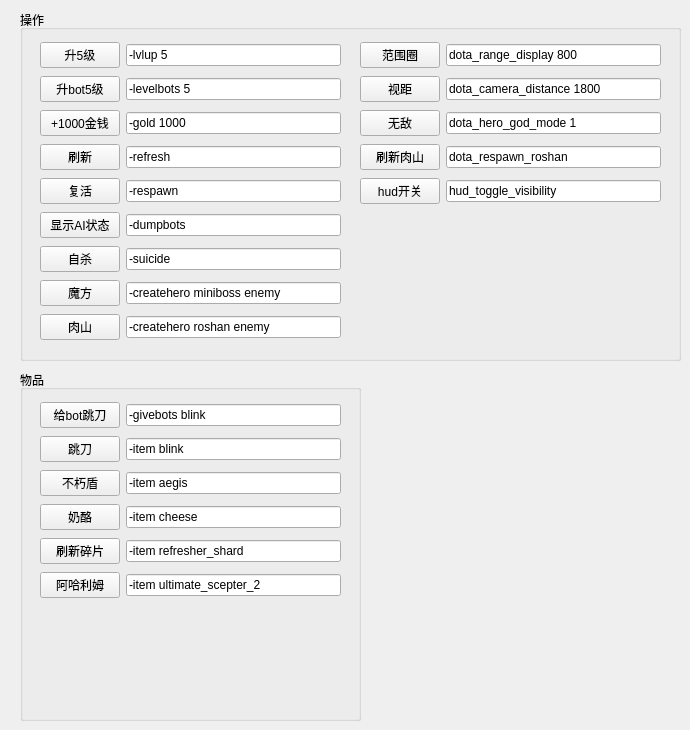
   <widget class="QWidget" name="tab_4">
    <attribute name="title">
     <string>指令</string>
    </attribute>
    <widget class="QGroupBox" name="groupBox_14">
     <property name="geometry">
      <rect>
       <x>20</x>
       <y>10</y>
       <width>661</width>
       <height>351</height>
      </rect>
     </property>
     <property name="title">
      <string>操作</string>
     </property>
     <widget class="QWidget" name="layoutWidget">
      <property name="geometry">
       <rect>
        <x>20</x>
        <y>30</y>
        <width>301</width>
        <height>302</height>
       </rect>
      </property>
      <layout class="QVBoxLayout" name="verticalLayout_13">
       <item>
        <layout class="QHBoxLayout" name="horizontalLayout_35">
         <item>
          <widget class="QPushButton" name="pushButton_17">
           <property name="text">
            <string>升5级</string>
           </property>
          </widget>
         </item>
         <item>
          <widget class="QLineEdit" name="lineEdit_9">
           <property name="text">
            <string>-lvlup 5</string>
           </property>
           <property name="echoMode">
            <enum>QLineEdit::Normal</enum>
           </property>
           <property name="dragEnabled">
            <bool>false</bool>
           </property>
           <property name="readOnly">
            <bool>false</bool>
           </property>
          </widget>
         </item>
        </layout>
       </item>
       <item>
        <layout class="QHBoxLayout" name="horizontalLayout_36">
         <item>
          <widget class="QPushButton" name="pushButton_18">
           <property name="text">
            <string>升bot5级</string>
           </property>
          </widget>
         </item>
         <item>
          <widget class="QLineEdit" name="lineEdit_10">
           <property name="text">
            <string>-levelbots 5</string>
           </property>
           <property name="echoMode">
            <enum>QLineEdit::Normal</enum>
           </property>
           <property name="dragEnabled">
            <bool>false</bool>
           </property>
           <property name="readOnly">
            <bool>false</bool>
           </property>
          </widget>
         </item>
        </layout>
       </item>
       <item>
        <layout class="QHBoxLayout" name="horizontalLayout_37">
         <item>
          <widget class="QPushButton" name="pushButton_19">
           <property name="text">
            <string>+1000金钱</string>
           </property>
          </widget>
         </item>
         <item>
          <widget class="QLineEdit" name="lineEdit_11">
           <property name="text">
            <string>-gold 1000</string>
           </property>
           <property name="echoMode">
            <enum>QLineEdit::Normal</enum>
           </property>
           <property name="dragEnabled">
            <bool>false</bool>
           </property>
           <property name="readOnly">
            <bool>false</bool>
           </property>
          </widget>
         </item>
        </layout>
       </item>
       <item>
        <layout class="QHBoxLayout" name="horizontalLayout_38">
         <item>
          <widget class="QPushButton" name="pushButton_20">
           <property name="text">
            <string>刷新</string>
           </property>
          </widget>
         </item>
         <item>
          <widget class="QLineEdit" name="lineEdit_12">
           <property name="text">
            <string>-refresh</string>
           </property>
           <property name="echoMode">
            <enum>QLineEdit::Normal</enum>
           </property>
           <property name="dragEnabled">
            <bool>false</bool>
           </property>
           <property name="readOnly">
            <bool>false</bool>
           </property>
          </widget>
         </item>
        </layout>
       </item>
       <item>
        <layout class="QHBoxLayout" name="horizontalLayout_39">
         <item>
          <widget class="QPushButton" name="pushButton_21">
           <property name="text">
            <string>复活</string>
           </property>
          </widget>
         </item>
         <item>
          <widget class="QLineEdit" name="lineEdit_13">
           <property name="text">
            <string>-respawn</string>
           </property>
           <property name="echoMode">
            <enum>QLineEdit::Normal</enum>
           </property>
           <property name="dragEnabled">
            <bool>false</bool>
           </property>
           <property name="readOnly">
            <bool>false</bool>
           </property>
          </widget>
         </item>
        </layout>
       </item>
       <item>
        <layout class="QHBoxLayout" name="horizontalLayout_40">
         <item>
          <widget class="QPushButton" name="pushButton_22">
           <property name="text">
            <string>显示AI状态</string>
           </property>
          </widget>
         </item>
         <item>
          <widget class="QLineEdit" name="lineEdit_14">
           <property name="text">
            <string>-dumpbots</string>
           </property>
           <property name="echoMode">
            <enum>QLineEdit::Normal</enum>
           </property>
           <property name="dragEnabled">
            <bool>false</bool>
           </property>
           <property name="readOnly">
            <bool>false</bool>
           </property>
          </widget>
         </item>
        </layout>
       </item>
       <item>
        <layout class="QHBoxLayout" name="horizontalLayout_41">
         <item>
          <widget class="QPushButton" name="pushButton_23">
           <property name="text">
            <string>自杀</string>
           </property>
          </widget>
         </item>
         <item>
          <widget class="QLineEdit" name="lineEdit_15">
           <property name="text">
            <string>-suicide</string>
           </property>
           <property name="echoMode">
            <enum>QLineEdit::Normal</enum>
           </property>
           <property name="dragEnabled">
            <bool>false</bool>
           </property>
           <property name="readOnly">
            <bool>false</bool>
           </property>
          </widget>
         </item>
        </layout>
       </item>
       <item>
        <layout class="QHBoxLayout" name="horizontalLayout_44">
         <item>
          <widget class="QPushButton" name="pushButton_26">
           <property name="text">
            <string>魔方</string>
           </property>
          </widget>
         </item>
         <item>
          <widget class="QLineEdit" name="lineEdit_18">
           <property name="text">
            <string>-createhero miniboss enemy</string>
           </property>
           <property name="echoMode">
            <enum>QLineEdit::Normal</enum>
           </property>
           <property name="dragEnabled">
            <bool>false</bool>
           </property>
           <property name="readOnly">
            <bool>false</bool>
           </property>
          </widget>
         </item>
        </layout>
       </item>
       <item>
        <layout class="QHBoxLayout" name="horizontalLayout_45">
         <item>
          <widget class="QPushButton" name="pushButton_27">
           <property name="text">
            <string>肉山</string>
           </property>
          </widget>
         </item>
         <item>
          <widget class="QLineEdit" name="lineEdit_19">
           <property name="text">
            <string>-createhero roshan enemy</string>
           </property>
           <property name="echoMode">
            <enum>QLineEdit::Normal</enum>
           </property>
           <property name="dragEnabled">
            <bool>false</bool>
           </property>
           <property name="readOnly">
            <bool>false</bool>
           </property>
          </widget>
         </item>
        </layout>
       </item>
      </layout>
     </widget>
     <widget class="QWidget" name="layoutWidget_22">
      <property name="geometry">
       <rect>
        <x>340</x>
        <y>30</y>
        <width>301</width>
        <height>171</height>
       </rect>
      </property>
      <layout class="QVBoxLayout" name="verticalLayout_15">
       <item>
        <layout class="QHBoxLayout" name="horizontalLayout_50">
         <item>
          <widget class="QPushButton" name="pushButton_32">
           <property name="text">
            <string>范围圈</string>
           </property>
          </widget>
         </item>
         <item>
          <widget class="QLineEdit" name="lineEdit_24">
           <property name="text">
            <string>dota_range_display 800</string>
           </property>
           <property name="echoMode">
            <enum>QLineEdit::Normal</enum>
           </property>
           <property name="dragEnabled">
            <bool>false</bool>
           </property>
           <property name="readOnly">
            <bool>false</bool>
           </property>
          </widget>
         </item>
        </layout>
       </item>
       <item>
        <layout class="QHBoxLayout" name="horizontalLayout_51">
         <item>
          <widget class="QPushButton" name="pushButton_33">
           <property name="text">
            <string>视距</string>
           </property>
          </widget>
         </item>
         <item>
          <widget class="QLineEdit" name="lineEdit_25">
           <property name="text">
            <string>dota_camera_distance 1800</string>
           </property>
           <property name="echoMode">
            <enum>QLineEdit::Normal</enum>
           </property>
           <property name="dragEnabled">
            <bool>false</bool>
           </property>
           <property name="readOnly">
            <bool>false</bool>
           </property>
          </widget>
         </item>
        </layout>
       </item>
       <item>
        <layout class="QHBoxLayout" name="horizontalLayout_52">
         <item>
          <widget class="QPushButton" name="pushButton_34">
           <property name="text">
            <string>无敌</string>
           </property>
          </widget>
         </item>
         <item>
          <widget class="QLineEdit" name="lineEdit_26">
           <property name="text">
            <string>dota_hero_god_mode 1</string>
           </property>
           <property name="echoMode">
            <enum>QLineEdit::Normal</enum>
           </property>
           <property name="dragEnabled">
            <bool>false</bool>
           </property>
           <property name="readOnly">
            <bool>false</bool>
           </property>
          </widget>
         </item>
        </layout>
       </item>
       <item>
        <layout class="QHBoxLayout" name="horizontalLayout_53">
         <item>
          <widget class="QPushButton" name="pushButton_35">
           <property name="text">
            <string>刷新肉山</string>
           </property>
          </widget>
         </item>
         <item>
          <widget class="QLineEdit" name="lineEdit_27">
           <property name="text">
            <string>dota_respawn_roshan</string>
           </property>
           <property name="echoMode">
            <enum>QLineEdit::Normal</enum>
           </property>
           <property name="dragEnabled">
            <bool>false</bool>
           </property>
           <property name="readOnly">
            <bool>false</bool>
           </property>
          </widget>
         </item>
        </layout>
       </item>
       <item>
        <layout class="QHBoxLayout" name="horizontalLayout_54">
         <item>
          <widget class="QPushButton" name="pushButton_36">
           <property name="text">
            <string>hud开关</string>
           </property>
          </widget>
         </item>
         <item>
          <widget class="QLineEdit" name="lineEdit_28">
           <property name="text">
            <string>hud_toggle_visibility</string>
           </property>
           <property name="echoMode">
            <enum>QLineEdit::Normal</enum>
           </property>
           <property name="dragEnabled">
            <bool>false</bool>
           </property>
           <property name="readOnly">
            <bool>false</bool>
           </property>
          </widget>
         </item>
        </layout>
       </item>
      </layout>
     </widget>
    </widget>
    <widget class="QGroupBox" name="groupBox_15">
     <property name="geometry">
      <rect>
       <x>20</x>
       <y>370</y>
       <width>341</width>
       <height>351</height>
      </rect>
     </property>
     <property name="title">
      <string>物品</string>
     </property>
     <widget class="QWidget" name="layoutWidget">
      <property name="geometry">
       <rect>
        <x>20</x>
        <y>30</y>
        <width>301</width>
        <height>200</height>
       </rect>
      </property>
      <layout class="QVBoxLayout" name="verticalLayout_14">
       <item>
        <layout class="QHBoxLayout" name="horizontalLayout_43">
         <item>
          <widget class="QPushButton" name="pushButton_25">
           <property name="text">
            <string>给bot跳刀</string>
           </property>
          </widget>
         </item>
         <item>
          <widget class="QLineEdit" name="lineEdit_17">
           <property name="text">
            <string>-givebots blink</string>
           </property>
           <property name="echoMode">
            <enum>QLineEdit::Normal</enum>
           </property>
           <property name="dragEnabled">
            <bool>false</bool>
           </property>
           <property name="readOnly">
            <bool>false</bool>
           </property>
          </widget>
         </item>
        </layout>
       </item>
       <item>
        <layout class="QHBoxLayout" name="horizontalLayout_42">
         <item>
          <widget class="QPushButton" name="pushButton_24">
           <property name="text">
            <string>跳刀</string>
           </property>
          </widget>
         </item>
         <item>
          <widget class="QLineEdit" name="lineEdit_16">
           <property name="text">
            <string>-item blink</string>
           </property>
           <property name="echoMode">
            <enum>QLineEdit::Normal</enum>
           </property>
           <property name="dragEnabled">
            <bool>false</bool>
           </property>
           <property name="readOnly">
            <bool>false</bool>
           </property>
          </widget>
         </item>
        </layout>
       </item>
       <item>
        <layout class="QHBoxLayout" name="horizontalLayout_46">
         <item>
          <widget class="QPushButton" name="pushButton_28">
           <property name="text">
            <string>不朽盾</string>
           </property>
          </widget>
         </item>
         <item>
          <widget class="QLineEdit" name="lineEdit_20">
           <property name="text">
            <string>-item aegis</string>
           </property>
           <property name="echoMode">
            <enum>QLineEdit::Normal</enum>
           </property>
           <property name="dragEnabled">
            <bool>false</bool>
           </property>
           <property name="readOnly">
            <bool>false</bool>
           </property>
          </widget>
         </item>
        </layout>
       </item>
       <item>
        <layout class="QHBoxLayout" name="horizontalLayout_49">
         <item>
          <widget class="QPushButton" name="pushButton_31">
           <property name="text">
            <string>奶酪</string>
           </property>
          </widget>
         </item>
         <item>
          <widget class="QLineEdit" name="lineEdit_23">
           <property name="text">
            <string>-item cheese</string>
           </property>
           <property name="echoMode">
            <enum>QLineEdit::Normal</enum>
           </property>
           <property name="dragEnabled">
            <bool>false</bool>
           </property>
           <property name="readOnly">
            <bool>false</bool>
           </property>
          </widget>
         </item>
        </layout>
       </item>
       <item>
        <layout class="QHBoxLayout" name="horizontalLayout_47">
         <item>
          <widget class="QPushButton" name="pushButton_29">
           <property name="text">
            <string>刷新碎片</string>
           </property>
          </widget>
         </item>
         <item>
          <widget class="QLineEdit" name="lineEdit_21">
           <property name="text">
            <string>-item refresher_shard</string>
           </property>
           <property name="echoMode">
            <enum>QLineEdit::Normal</enum>
           </property>
           <property name="dragEnabled">
            <bool>false</bool>
           </property>
           <property name="readOnly">
            <bool>false</bool>
           </property>
          </widget>
         </item>
        </layout>
       </item>
       <item>
        <layout class="QHBoxLayout" name="horizontalLayout_48">
         <item>
          <widget class="QPushButton" name="pushButton_30">
           <property name="text">
            <string>阿哈利姆</string>
           </property>
          </widget>
         </item>
         <item>
          <widget class="QLineEdit" name="lineEdit_22">
           <property name="text">
            <string>-item ultimate_scepter_2</string>
           </property>
           <property name="echoMode">
            <enum>QLineEdit::Normal</enum>
           </property>
           <property name="dragEnabled">
            <bool>false</bool>
           </property>
           <property name="readOnly">
            <bool>false</bool>
           </property>
          </widget>
         </item>
        </layout>
       </item>
      </layout>
     </widget>
    </widget>
   </widget>
